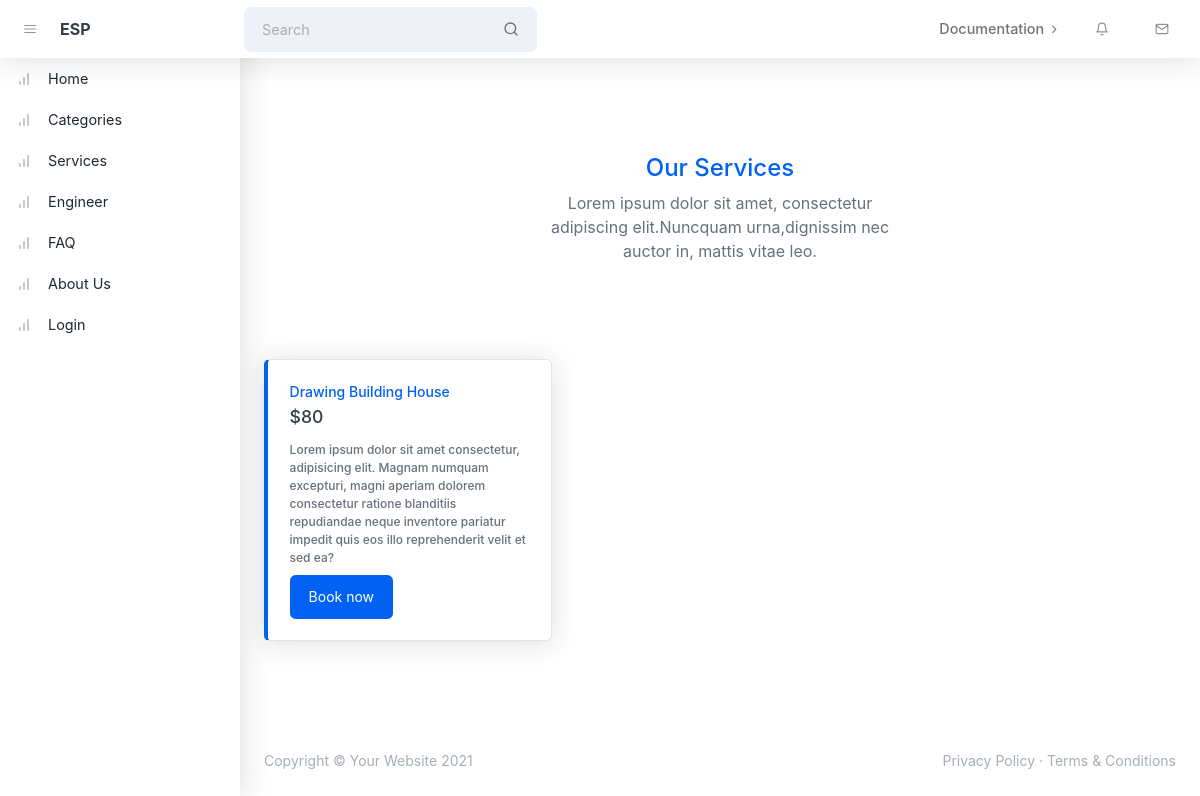
/service_list.php, run on an earlier commit of the app's database.
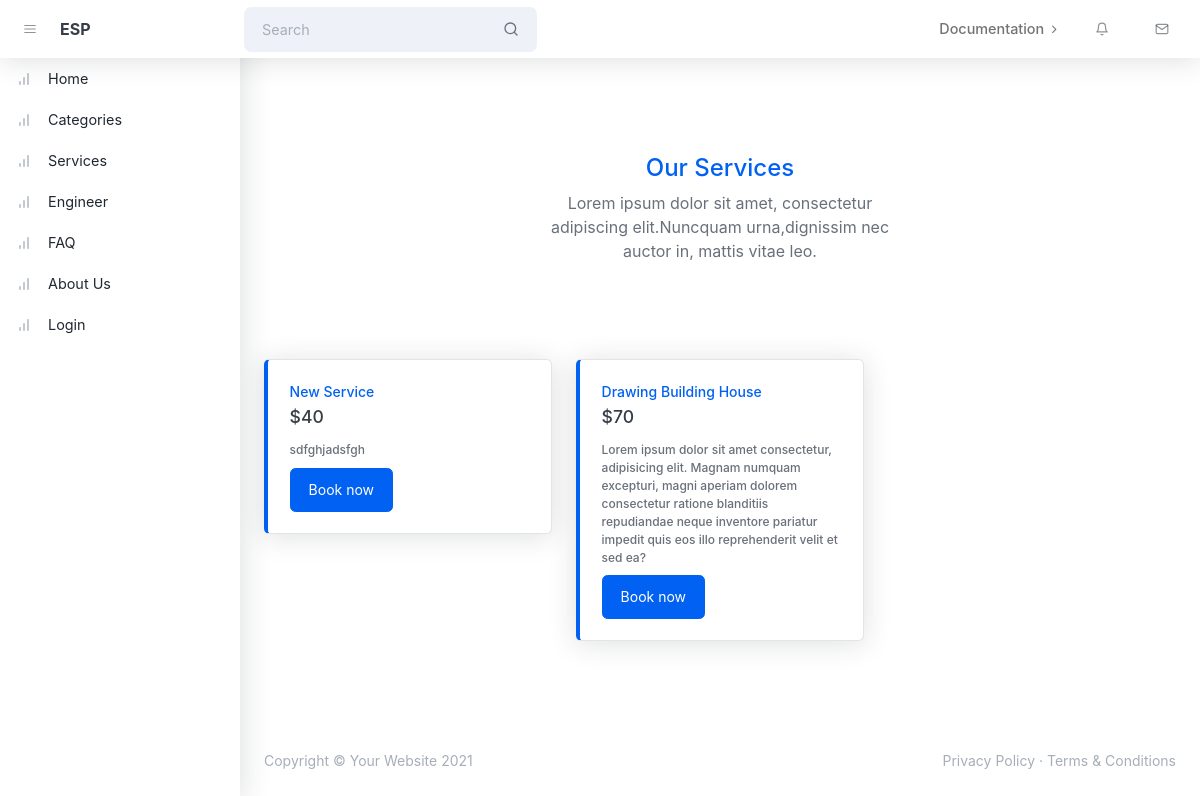
And on a later commit of the database.
### tables this page shows
CREATE TABLE `service` (
  `id` int(11) NOT NULL,
  `engineer_id` int(11) NOT NULL,
  `service_type_id` int(11) NOT NULL,
  `name` varchar(255) NOT NULL,
  `price` double NOT NULL,
  `detail` varchar(4000) NOT NULL,
  `image` varchar(255) DEFAULT NULL
);

### includes/lib.php (called while the page is built, shortened)
<?php
include("config.php");
function select($statment)
{
    global $mysqlilink;
    $query = $statment;
    $res = mysqli_query($mysqlilink,$query) or die('<center><div>wrong in connect with server</div>'.mysqli_error($mysqlilink)."</center>");
	$list = [];
    while($row=mysqli_fetch_array($res,MYSQLI_BOTH))
    {
      $list[] = $row;
	}
	 return $list;
}
function selectAndOrder($statment ,$columns = "id" , $type = "asc")
{
    return select("$statment order by $columns $type");
}
?>

### includes/service.php (called while the page is built, shortened)
<?php
function getAllServices()
{
	return selectAndOrder("select * from service","id","desc");
}
?>

### includes/config.php (called while the page is built, shortened)
<?php
	$PATH_SERVER 			= 'http://localhost:90/ESP/';
	$PATH_CUSTOMER 			= $PATH_SERVER . 'customer/';
?>

### service_list.php (the view, shortened to what this page needs)
<?php
  include('includes/lib.php');
  include('includes/service.php');
  ?>
<?php include('template/header.php'); ?>
<?php include('template/startNavbar.php'); ?>
<main class="page">
    <header class="py-10 mb-0 ">
        <div class="container-xl px-4 text-center">
            <div class="row">
                <div class="col-12">
                    <div class="text-center ">
                        <h1 class="text-primary">Our Services</h1>
                        <p class="m-auto mb-0 mt-0 col-lg-5">Lorem ipsum dolor sit amet, consectetur adipiscing
                            elit.Nuncquam urna,dignissim
                            nec auctor in, mattis vitae leo.
                        </p>
                    </div>
                </div>
            </div>
        </div>
    </header>
    <div class="container-xl px-4">
        <div class="row">
            <?php
                    if(isset($_GET['service_type_id']) && !empty($_GET['service_type_id']))
                        $all = getAllServicesByTypeID($_GET['service_type_id']);
                    else
                        $all = getAllServices();
                    if(!(count($all) > 0)) echo '<div class="col text-center"> <h2 class="text-danger" >No Service Found To Display. </h2></div>';
                    else{
                        foreach($all as  $row)
                        {
                ?>
            <div class="col-xl-4 col-md-6 mb-4">
                <div class="card border-start-lg border-start-primary">
                    <div class="card-body">
                        <div class="d-flex align-items-center">
                            <div class="flex-grow-1">
                                <div class="small fw-bold text-primary mb-1"><?php echo $row['name']; ?></div>
                                <div class="h5">$<?php echo $row['price']; ?></div>
                                <div class="text-xs fw-bold d-inline-flex align-items-center">
                                    <?php echo $row['detail']; ?>
                                </div>
                            </div>
                        </div>
                        <div>
                            <a class="btn btn-primary mt-2"
                                href="<?php echo $PATH_CUSTOMER; ?>service.php?id=<?php echo $row['id']; ?>"> Book now
                            </a>
                        </div>
                    </div>
                </div>
            </div>
            <?php }}?>
        </div>
    </div>
</main>
<?php include('template/footer.php') ?>

What changed in the data, as far as the page shows it:
added service: name "New Service", price "40", detail "sdfghjadsfgh"
changed service "Drawing Building House": price "80" → "70"
